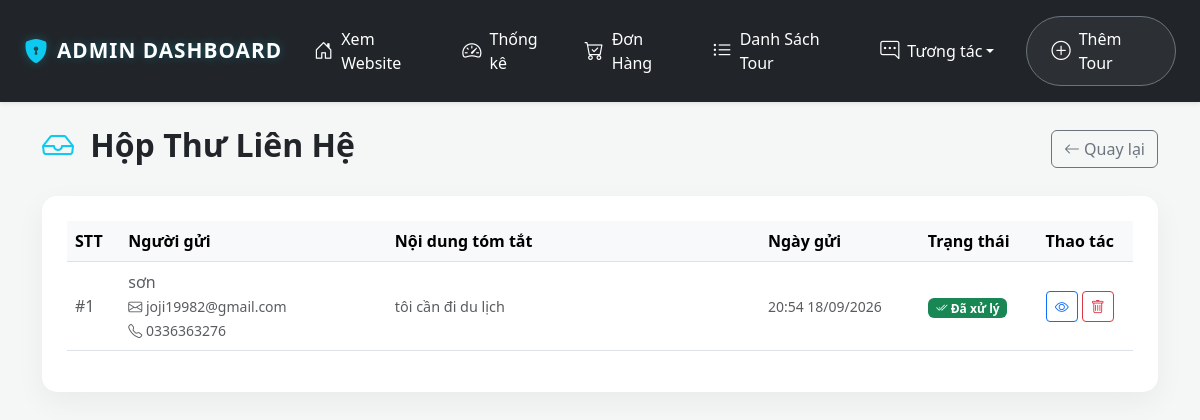
Screenshot of /admin_contacts.php (signed in) with the database file from the repository.
### tables this page shows
CREATE TABLE `contacts` (
  `ContactID` int(11) NOT NULL,
  `FullName` varchar(100) NOT NULL,
  `Email` varchar(100) NOT NULL,
  `Phone` varchar(20) DEFAULT NULL,
  `Message` text NOT NULL,
  `Status` tinyint(1) DEFAULT 0 COMMENT '0: Chưa xử lý, 1: Đã xử lý',
  `CreatedAt` datetime DEFAULT current_timestamp()
);

### admin_contacts.php (the view, shortened to what this page needs)
<?php
include 'db.php';
$sql_contacts = "SELECT * FROM contacts ORDER BY CreatedAt DESC";
$res_contacts = mysqli_query($conn, $sql_contacts);
?>
<!DOCTYPE html>
<html lang="vi">
<head>
    <link href="https://cdn.jsdelivr.net/npm/bootstrap@5.3.0/dist/css/bootstrap.min.css" rel="stylesheet">
    <link rel="stylesheet" href="https://cdn.jsdelivr.net/npm/bootstrap-icons@1.11.1/font/bootstrap-icons.css">
</head>
<body>
<?php include 'navbar_admin.php'; ?>
<div class="container mt-4 mb-5">
    <div class="d-flex justify-content-between align-items-center mb-4">
        <h2 class="fw-bold text-dark"><i class="bi bi-inbox text-info me-2"></i> Hộp Thư Liên Hệ</h2>
        <a href="admin_dashboard.php" class="btn btn-outline-secondary"><i class="bi bi-arrow-left"></i> Quay lại</a>
    </div>
    <div class="table-container">
        <table class="table table-hover align-middle">
            <thead class="table-light">
                <tr>
                    <th width="5%">STT</th>
                    <th width="25%">Người gửi</th>
                    <th width="35%">Nội dung tóm tắt</th>
                    <th width="15%">Ngày gửi</th>
                    <th width="10%">Trạng thái</th>
                    <th width="10%" class="text-center">Thao tác</th>
                </tr>
            </thead>
            <tbody>
                <?php
                $stt = 1;
                if (mysqli_num_rows($res_contacts) > 0) {
                    while($row = mysqli_fetch_assoc($res_contacts)) {
                        $is_read = $row['Status'] == 1;
                        $row_class = $is_read ? "text-muted" : "fw-bold";
                        ?>
                        <tr class="<?php echo $is_read ? '' : 'table-info bg-opacity-10'; ?>">
                            <td class="text-muted">#<?php echo $stt++; ?></td>
                            <td>
                                <div class="<?php echo $row_class; ?>"><?php echo htmlspecialchars($row['FullName']); ?></div>
                                <small class="text-muted"><i class="bi bi-envelope"></i> <?php echo htmlspecialchars($row['Email']); ?></small><br>
                                <small class="text-muted"><i class="bi bi-telephone"></i> <?php echo htmlspecialchars($row['Phone']); ?></small>
                            </td>
                            <td>
                                <div class="text-truncate-2 <?php echo $row_class; ?>" style="font-size: 0.9rem;">
                                    <?php echo htmlspecialchars($row['Message']); ?>
                                </div>
                            </td>
                            <td class="small text-muted">
                                <?php echo date('H:i d/m/Y', strtotime($row['CreatedAt'])); ?>
                            </td>
                            <td>
                                <?php if($is_read): ?>
                                    <span class="badge bg-success"><i class="bi bi-check2-all"></i> Đã xử lý</span>
                                <?php else: ?>
                                    <span class="badge bg-warning text-dark"><i class="bi bi-envelope-exclamation"></i> Mới</span>
                                <?php endif; ?>
                            </td>
                            <td class="text-center">
                                <div class="d-flex justify-content-center gap-1">
                                    <button class="btn btn-sm btn-outline-primary view-contact"
                                        data-id="<?php echo $row['ContactID']; ?>"
                                        data-name="<?php echo htmlspecialchars($row['FullName']); ?>"
                                        data-email="<?php echo htmlspecialchars($row['Email']); ?>"
                                        data-phone="<?php echo htmlspecialchars($row['Phone']); ?>"
                                        data-date="<?php echo date('H:i d/m/Y', strtotime($row['CreatedAt'])); ?>"
                                        data-message="<?php echo htmlspecialchars($row['Message']); ?>"
                                        title="Đọc tin nhắn">
                                        <i class="bi bi-eye"></i>
                                    </button>
                                    <form method="POST" action="admin_contacts.php" class="d-inline mb-0">
                                        <button type="submit" name="action" value="delete" class="btn btn-sm btn-outline-danger" onclick="return confirm('Bạn có chắc muốn xóa tin nhắn này?');" title="Xóa">
                                            <i class="bi bi-trash"></i>
                                        </button>
                                    </form>
                                </div>
                            </td>
                        </tr>
                        <?php
                    }
                } else {
                    echo "<tr><td colspan='6' class='text-center py-5 text-muted fst-italic'>Hộp thư hiện đang trống.</td></tr>";
                }
                ?>
            </tbody>
        </table>
    </div>
</div>
</body>
</html>

### admin_contacts.php (style rules this page uses)
body { background-color: #f4f7f6; font-family: 'Segoe UI', sans-serif; }
.table-container { background: white; border-radius: 15px; padding: 25px; box-shadow: 0 10px 30px rgba(0,0,0,0.05); }
.text-truncate-2 { display: -webkit-box; -webkit-line-clamp: 2; -webkit-box-orient: vertical; overflow: hidden; }

### navbar_admin.php (style rules this page uses)
html { overflow-y: scroll; }

### rows the page displays
contacts: FullName "sơn", Email "joji19982@gmail.com", Phone "0336363276", Message "tôi cần đi du lịch", CreatedAt "20:54 18/09/2026", Status 1 (drawn)
